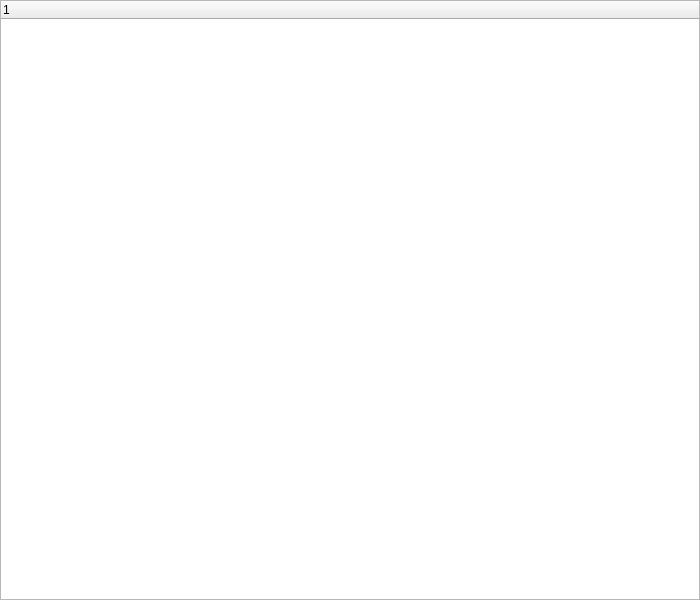
<?xml version="1.0" encoding="UTF-8"?>
<ui version="4.0">
 <class>MainWindow</class>
 <widget class="QMainWindow" name="MainWindow">
  <property name="geometry">
   <rect>
    <x>0</x>
    <y>0</y>
    <width>700</width>
    <height>600</height>
   </rect>
  </property>
  <property name="windowTitle">
   <string>IDP2025 Parameters</string>
  </property>
  <widget class="QWidget" name="centralwidget">
   <layout class="QVBoxLayout">
    <property name="spacing">
     <number>0</number>
    </property>
    <property name="leftMargin">
     <number>0</number>
    </property>
    <property name="topMargin">
     <number>0</number>
    </property>
    <property name="rightMargin">
     <number>0</number>
    </property>
    <property name="bottomMargin">
     <number>0</number>
    </property>
    <item>
     <widget class="QTreeWidget" name="treeWidget">
      <property name="alternatingRowColors">
       <bool>true</bool>
      </property>
      <property name="selectionBehavior">
       <enum>QAbstractItemView::SelectItems</enum>
      </property>
      <property name="horizontalScrollMode">
       <enum>QAbstractItemView::ScrollPerPixel</enum>
      </property>
      <property name="animated">
       <bool>false</bool>
      </property>
      <property name="allColumnsShowFocus">
       <bool>true</bool>
      </property>
      <property name="headerHidden">
       <bool>false</bool>
      </property>
      <column>
       <property name="text">
        <string notr="true">1</string>
       </property>
      </column>
     </widget>
    </item>
   </layout>
  </widget>
 </widget>
 <resources>
  <include location="varTreeTest.qrc"/>
 </resources>
 <connections/>
</ui>
